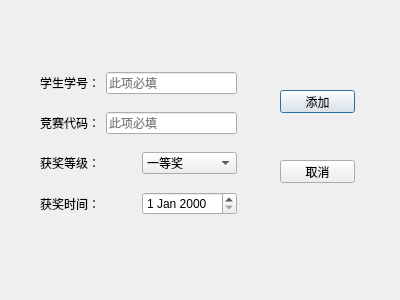
<?xml version="1.0" encoding="UTF-8"?>
<ui version="4.0">
 <class>addcomstudlg</class>
 <widget class="QDialog" name="addcomstudlg">
  <property name="geometry">
   <rect>
    <x>0</x>
    <y>0</y>
    <width>400</width>
    <height>300</height>
   </rect>
  </property>
  <property name="windowTitle">
   <string>Dialog</string>
  </property>
  <widget class="QPushButton" name="pushButton">
   <property name="geometry">
    <rect>
     <x>280</x>
     <y>90</y>
     <width>75</width>
     <height>23</height>
    </rect>
   </property>
   <property name="text">
    <string>添加</string>
   </property>
  </widget>
  <widget class="QPushButton" name="pushButton_2">
   <property name="geometry">
    <rect>
     <x>280</x>
     <y>160</y>
     <width>75</width>
     <height>23</height>
    </rect>
   </property>
   <property name="text">
    <string>取消</string>
   </property>
  </widget>
  <widget class="QWidget" name="layoutWidget">
   <property name="geometry">
    <rect>
     <x>40</x>
     <y>60</y>
     <width>197</width>
     <height>171</height>
    </rect>
   </property>
   <layout class="QVBoxLayout" name="verticalLayout">
    <item>
     <layout class="QHBoxLayout" name="horizontalLayout">
      <item>
       <widget class="QLabel" name="label">
        <property name="text">
         <string>学生学号：</string>
        </property>
       </widget>
      </item>
      <item>
       <widget class="QLineEdit" name="stuIdLineEdit">
        <property name="placeholderText">
         <string>此项必填</string>
        </property>
       </widget>
      </item>
     </layout>
    </item>
    <item>
     <layout class="QHBoxLayout" name="horizontalLayout_2">
      <item>
       <widget class="QLabel" name="label_2">
        <property name="text">
         <string>竞赛代码：</string>
        </property>
       </widget>
      </item>
      <item>
       <widget class="QLineEdit" name="comIdLineEdit">
        <property name="placeholderText">
         <string>此项必填</string>
        </property>
       </widget>
      </item>
     </layout>
    </item>
    <item>
     <layout class="QHBoxLayout" name="horizontalLayout_3">
      <item>
       <widget class="QLabel" name="label_3">
        <property name="text">
         <string>获奖等级：</string>
        </property>
       </widget>
      </item>
      <item>
       <widget class="QComboBox" name="gradeComboBox">
        <item>
         <property name="text">
          <string>一等奖</string>
         </property>
        </item>
        <item>
         <property name="text">
          <string>二等奖</string>
         </property>
        </item>
        <item>
         <property name="text">
          <string>三等奖</string>
         </property>
        </item>
        <item>
         <property name="text">
          <string>优秀奖</string>
         </property>
        </item>
       </widget>
      </item>
     </layout>
    </item>
    <item>
     <layout class="QHBoxLayout" name="horizontalLayout_4">
      <item>
       <widget class="QLabel" name="label_4">
        <property name="text">
         <string>获奖时间：</string>
        </property>
       </widget>
      </item>
      <item>
       <widget class="QDateEdit" name="dateEdit"/>
      </item>
     </layout>
    </item>
   </layout>
  </widget>
 </widget>
 <resources/>
 <connections/>
</ui>
